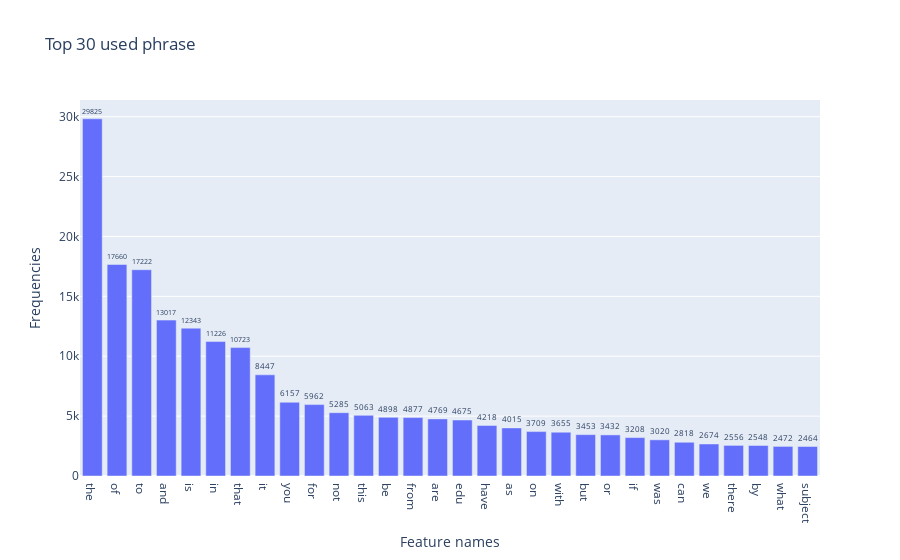

Notebook code for this chart:
### Markdown cell above
### >>> **Exercise 14 (take home):** 
The chart above contains all the vocabulary, and it's computationally intensive to both compute and visualize. Can you efficiently reduce the number of terms you want to visualize as an exercise.

### Code cell
# a better plot with descending order of freaquencies
# Plot the distribution using higher frequency features.
SIZE = 30 # how many phrase to display
sorted = pd.DataFrame(term_frequencies, columns=['freq'])
sorted = sorted.sort_values(by=['freq'], ascending=False)
idx = (sorted.index).to_list()[:SIZE]

fig = px.bar(
             x=count_vect.get_feature_names_out()[idx], y=sorted[:SIZE]['freq'].to_list(),
             labels = {'x':'Feature names', 'y':'Frequencies'},
             category_orders = count_vect.get_feature_names_out()[idx],
             title='Top '+str(SIZE) + ' used phrase'
            )
fig.update_traces(texttemplate=sorted[:SIZE]['freq'].to_list(), textposition='outside')
fig.show()

### Figure 1 — Plotly figure (JSON) as saved in the notebook; plotly's stock layout.template omitted (floating-point values rounded to 4 significant figures)
{"data": [{"alignmentgroup": "True", "hovertemplate": "Feature names=%{x}<br>Frequencies=%{y}<extra></extra>", "legendgroup": "", "marker": {"color": "#636efa", "pattern": {"shape": ""}}, "name": "", "offsetgroup": "", "orientation": "v", "showlegend": false, "textposition": "outside", "texttemplate": ["29825", "17660", "17222", "13017", "12343", "11226", "10723", "8447", "6157", "5962", "5285", "5063", "4898", "4877", "4769", "4675", "4218", "4015", "3709", "3655", "3453", "3432", "3208", "3020", "2818", "2674", "2556", "2548", "2472", "2464"], "type": "bar", "x": ["the", "of", "to", "and", "is", "in", "that", "it", "you", "for", "not", "this", "be", "from", "are", "edu", "have", "as", "on", "with", "but", "or", "if", "was", "can", "we", "there", "by", "what", "subject"], "xaxis": "x", "y": [29825, 17660, 17222, 13017, 12343, 11226, 10723, 8447, 6157, 5962, 5285, 5063, 4898, 4877, 4769, 4675, 4218, 4015, 3709, 3655, 3453, 3432, 3208, 3020, 2818, 2674, 2556, 2548, 2472, 2464], "yaxis": "y"}], "layout": {"barmode": "relative", "legend": {"tracegroupgap": 0}, "title": {"text": "Top 30 used phrase"}, "xaxis": {"anchor": "y", "domain": [0, 1], "title": {"text": "Feature names"}}, "yaxis": {"anchor": "x", "domain": [0, 1], "title": {"text": "Frequencies"}}}}
